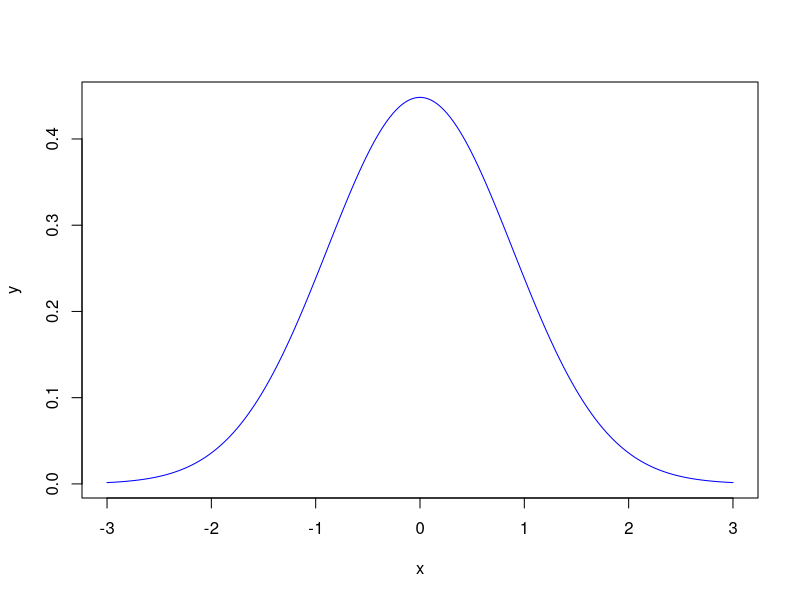

Write the R code that produced this figure.
## ---- chunk 1
mu = 0
mean=-0.545
s = 8.887
n = 200
se = s/(sqrt(n))
z = (mean - mu)/se
pvalue=pnorm(z) * 2
c(se, z, pvalue)
## ---- chunk 2
z=qnorm((1 - .95)/2)
ci1 = mean - z*se
ci2 = mean + z*se
c(se, z, ci1, ci2) 

## ---- chunk 3
x1 = 41.8
x2 = 39.4
s1 = 15.14
s2=15.12
n1=505
n2=667
z=1.96
se = sqrt(s1^2/n1 + s2^2/n2)
me = z*se
mean = x1 - x2
sprintf("se=%.4f, me=%.4f, mean=%.4f, ci(%.4f, %.4f)", se, me, mean, mean - me, mean + me)
## ---- chunk 4
x=seq(-3,3,length=200)
y=dnorm(x,mean=0,sd=0.89)
plot(x,y,type="l",lwd=1,col="blue")

z=(mean - 0)/se
pvalue=(1 - pnorm(z))*2
sprintf("z=%.4f, pvalue=%.4f", z, pvalue)
if (pvalue < .05) {
  print("Reject null hypothesis")
}
## ---- chunk 5
mean = 52.1;
s = 45.1;
n = 22;
t = abs(qt(0.025, df=n-1));
se = s/sqrt(n)
ci1 = mean - t*se;
ci2 = mean + t*se
sprintf("t=%.4f, se=%.4f, (%.4f, %.4f)", t, se, ci1, ci2);
## ---- chunk 6
mu = 30;
t = (mean - mu)/se;
pvalue = (1 - pt(t, df = n - 1)) * 2; # Two tails.

sprintf("t=%.4f, pvalue=%.4f, rejectH0=%s", t, pvalue, (pvalue < 0.05));

## ---- chunk 7
x1 = 52.1;
s1 = 45.1;
n1 = 22;

x2 = 27.1;
s2 = 26.4;
n2 = 22;

df = min(n1 - 1, n2 - 1);
se = sqrt( s1^2/n1 + s2^2/n2 );
mean = x1 - x2;
t = abs(qt(0.025, df=df))
me = t * se;
ci1 = mean - me;
ci2 = mean + me;
sprintf("mean=%.4f, t=%.4f, se=%.4f, (%.4f, %.4f)", mean, t, se, ci1, ci2);

mu = 0;
t = (mean - mu)/se;
pvalue = (1 - pt(t, df = df)) * 2; # Two tails.

sprintf("t=%.4f, pvalue=%.4f, rejectH0=%s", t, pvalue, (pvalue < 0.05));

